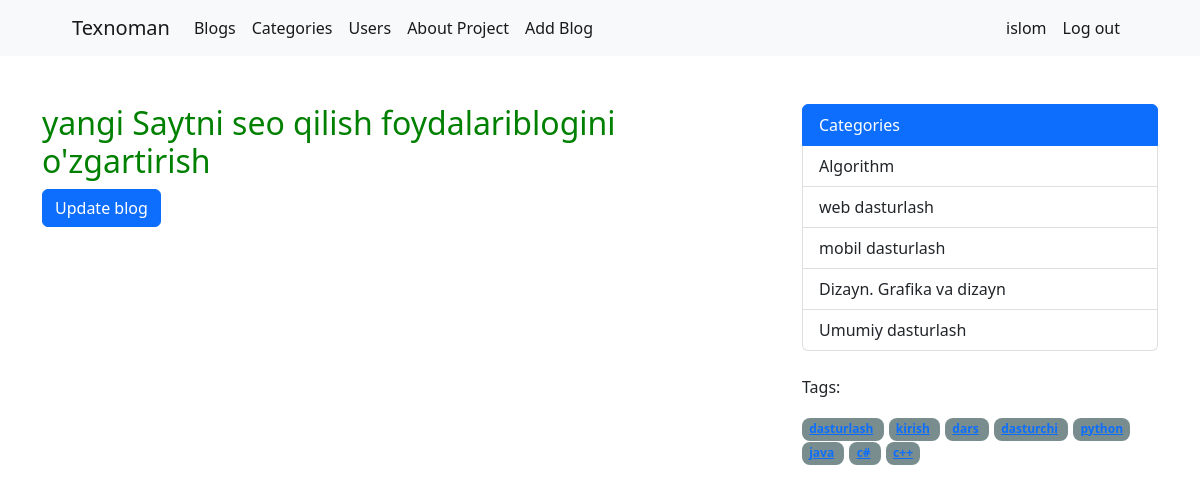
Screenshot of /update/yangi-saytni-seo-qilish-foydalari (signed in) with the database file from the repository.
### App/models.py (models this page shows, shortened)
class Blog(models.Model):
    title=models.CharField(max_length=50)
    slug=models.SlugField(max_length=50, unique=True)
    content=models.TextField()
    image=models.ImageField(upload_to='blog/%Y/%m/%d')
    created_at=models.DateTimeField(auto_now_add=True)
    updated_at=models.DateTimeField(auto_now=True)
    category=models.ForeignKey(Category, on_delete=models.SET_NULL, null=True, blank=True)
    user=models.ForeignKey(User, on_delete=models.SET_NULL, null=True)
    views=models.IntegerField(default=0)
    tags=models.ManyToManyField('Tag')
    class Meta:
        verbose_name='Blog'
        verbose_name_plural='Blogs'

class Category(models.Model):
    name=models.CharField(max_length=50)
    slug=models.SlugField(max_length=100, unique=True)
    created_at=models.DateTimeField(auto_now_add=True)
    content=models.TextField()
    image= models.ImageField(upload_to='category/%Y/%m/%d')
    blog_count=models.IntegerField(default=0)
    user=models.ManyToManyField(User)

class Tag(models.Model):
    name=models.CharField(max_length=100)
    slug=models.SlugField(max_length=200, unique=True)

### App/views.py (the view)
# urls.py: path('update/<slug:slug>', update_blog, name='update_blog'),
@login_required(login_url='login_page')
def update_blog(request, slug):
    blog=Blog.objects.get(slug=slug)
    context={
        'blog':blog
    }
    return render(request, 'update_blog.html', context)

### App/context_processors.py (called while the page is built)
def categories(request):
    return {'categories': Category.objects.all()}

def tags(request):
    return {'tags': Tag.objects.all()}

### App/templates/update_blog.html (shortened to what this page needs)
{% extends 'base.html' %}
{% load widget_tweaks %}
{% block content %}
<h2> <span style="color:green">{{blog.title}}blogini o'zgartirish</span></h2>
<form method="post" enctype="multipart/form-data">
    <button type="submit" class="btn btn-primary">Update blog</button>
</form>
{% endblock %}

### App/templates/inc/_nav.html (shortened to what this page needs)
<nav class="navbar navbar-expand-lg bg-light">
  <div class="container-fluid">
    <a class="navbar-brand" href="{% url 'home' %}">Texnoman</a>
    <div class="collapse navbar-collapse" id="navbarSupportedContent">
      <ul class="navbar-nav me-auto mb-2 mb-lg-0">
        <li class="nav-item">
          <a class="nav-link active" aria-current="page" href="{% url 'home' %}">Blogs</a>
        </li>
        <li class="nav-item">
          <a class="nav-link active" aria-current="page" href="{% url 'category_list' %}">Categories</a>
        </li>
        <li class="nav-item">
          <a class="nav-link active" aria-current="page" href="{% url 'users' %}">Users</a>
        </li>
        <li class="nav-item">
          <a class="nav-link active" aria-current="page" href="#">About Project</a>
        </li>
        <li class="nav-item">
          <a class="nav-link active" aria-current="page" href="{% url 'add_blog' %}">Add Blog</a>
        </li>
        </ul>
        <ul class="navbar-nav justify-content-end">
          {% if user.is_authenticated %}
          <li class="nav-item">
            <a class="nav-link active" aria-current="page" href="{% url 'login_page' %}">{{user.username}}</a>
          </li>
          <li class="nav-item">
            <a class="nav-link active" aria-current="page" href="{% url 'login_page' %}">Log out</a>
          </li>
          {% endif %}
        </ul>
    </div>
  </div>
</nav>

### App/templates/inc/_sidebar.html
<div class="list-group">
  <a href="#" class="list-group-item list-group-item-action active" aria-current="true">
    Categories
  </a>
  {% for cat in categories %}
  <a href="{% url 'category_blog' cat.slug %}" class="list-group-item list-group-item-action">{{cat.name}}</a>
  {% endfor %}
</div>
<br>
<p>Tags:</p>
{% for tag in tags %}
<span class="sidebar_tags ">
  <a href="{% url 'tag_blog' tag.slug %}">{{tag.name}}</a>
</span>
{% endfor %}

### static/css/main.css (style rules this page uses)
.container-fluid { margin-left: 5%; margin-right: 5%; }
.navbar { margin-bottom: 4%; }
.sidebar_tags { margin-right: 5px; padding: 0.2em 0.6em 0.3em; background-color: #798d8f; font-weight: bold; color: #ffffff; border-radius: 8px; font-size: 75%; text-decoration: none; }

### rows the page displays
Blog: title "yangi Saytni seo qilish foydalari"
Category: name "Algorithm"
Category: name "web dasturlash"
Category: name "mobil dasturlash"
Category: name "Dizayn. Grafika va dizayn"
Category: name "Umumiy dasturlash"
Tag: name "dasturlash"
Tag: name "kirish"
Tag: name "dars"
Tag: name "dasturchi"
Tag: name "python"
Tag: name "java"
Tag: name "c#"
Tag: name "c++"

### other values shown
{{ user.username }} "islom"
